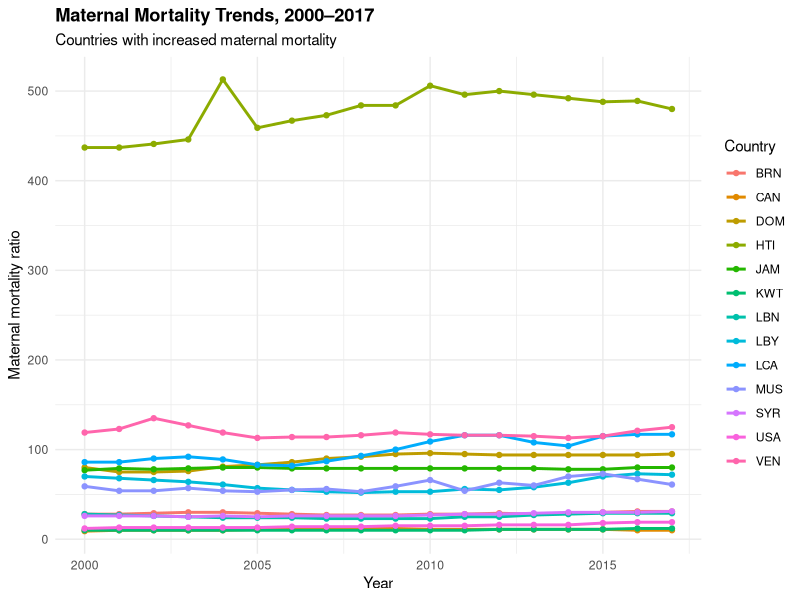
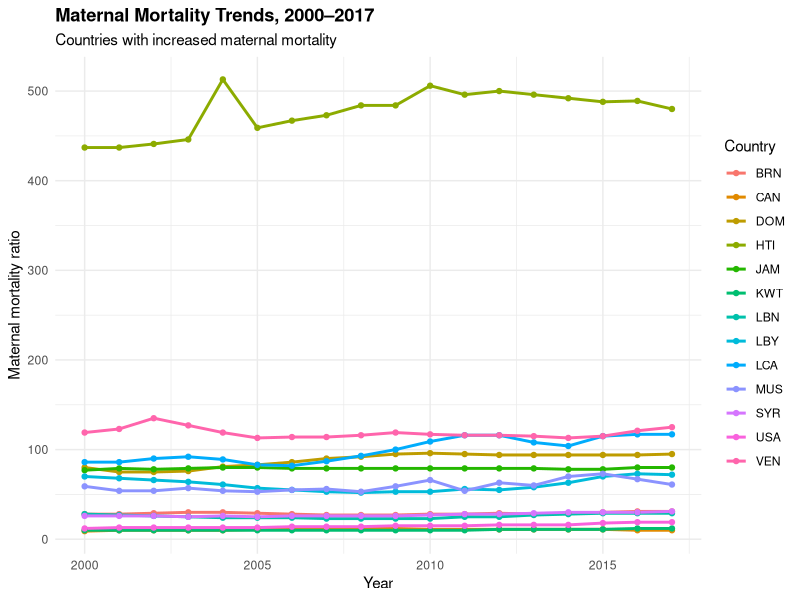

Source code (R) for these figures, in order:
library(dplyr)
library(readr)
library(ggplot2)

# Load prepared data
data <- read_csv("data/processed/final_data.csv")

# Select data from 2000 to 2017
mortality_data <- data |>
  select(iso, year, maternal_mortality) |>
  filter(year >= 2000, year <= 2017) |>
  arrange(iso, year) |>
  group_by(iso) |>
  mutate(
    diff_matmor = maternal_mortality -
      maternal_mortality[year == 2000][1]
  ) |>
  ungroup()

# Identify countries with an increase from 2000 to 2017
increased_countries <- mortality_data |>
  filter(year %in% c(2000, 2017)) |>
  group_by(iso) |>
  filter(
    n_distinct(year) == 2,
    all(!is.na(maternal_mortality))
  ) |>
  summarise(
    change = maternal_mortality[year == 2017] -
      maternal_mortality[year == 2000],
    .groups = "drop"
  ) |>
  filter(change > 0)

# Keep all years for selected countries
plot_data <- mortality_data |>
  filter(iso %in% increased_countries$iso)

# Check selected countries
print(increased_countries)

# Create line graph
fig1 <- ggplot(
  plot_data,
  aes(
    x = year,
    y = maternal_mortality,
    color = iso,
    group = iso
  )
) +
  geom_line(linewidth = 1, na.rm = TRUE) +
  geom_point(size = 1.5, na.rm = TRUE) +
  labs(
    title = "Maternal Mortality Trends, 2000–2017",
    subtitle = "Countries with increased maternal mortality",
    x = "Year",
    y = "Maternal mortality ratio",
    color = "Country"
  ) +
  theme_minimal() +
  theme(
    plot.title = element_text(face = "bold"),
    legend.position = "right"
  )

print(fig1)

dir.create("figures", showWarnings = FALSE)

ggsave(
  filename = "reports/fig01_maternal_mortality.png",
  plot = fig1,
  width = 10,
  height = 6,
  dpi = 300
)
